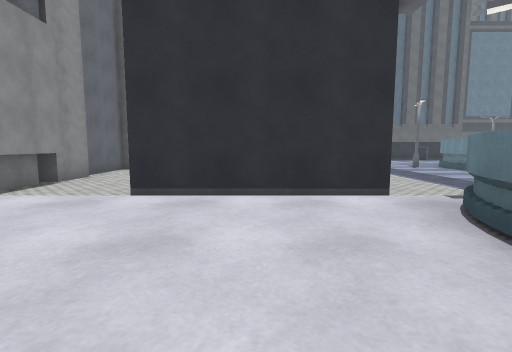
view 1 (above)

24 first-person views from a walk through a Unity game level. The camera is 1.4 m above the floor, tilts 6° down and sees 85° across. The floor is counted in squares, 2 m on a side. Each view is taken from the middle of a square. On the plan, view 1 faces up. The plan holds only what a view shows up to about 9 squares ahead; the rest is blank. The place goes on beyond the plan. The player is left out. Surface patterns are stand-ins for the level's own textures.

view 2
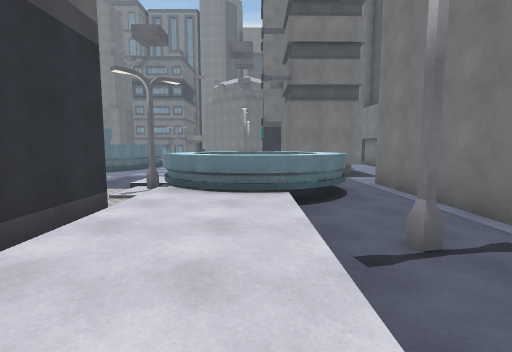

view 3
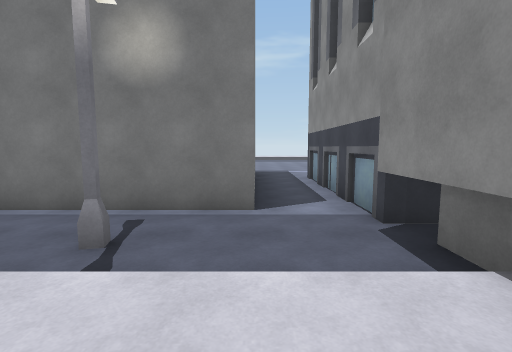

view 4
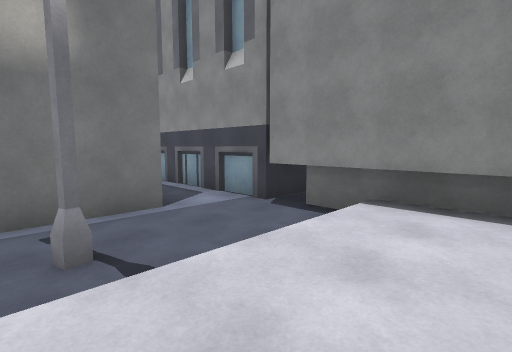

view 5
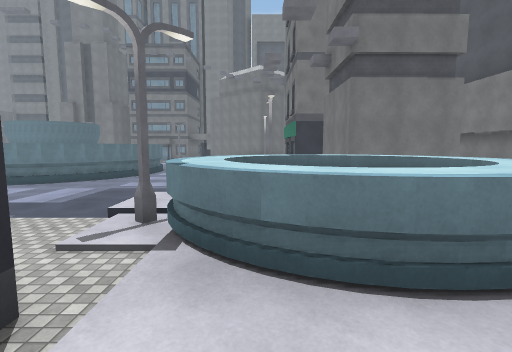

view 6
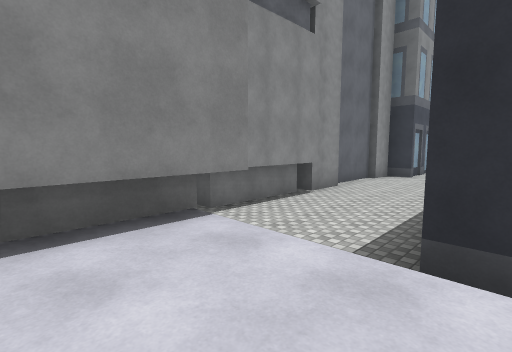

view 7
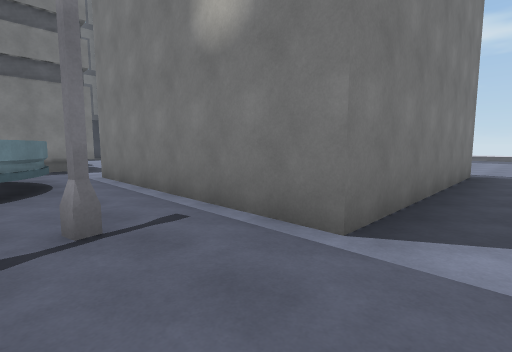

view 8
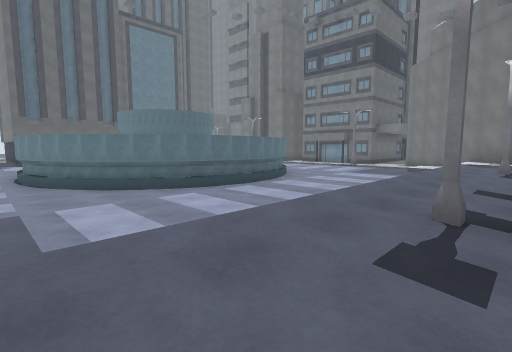

view 9
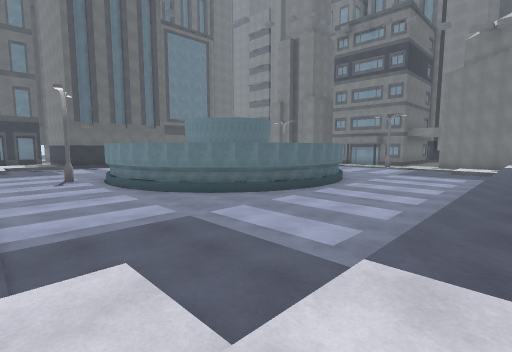

view 10
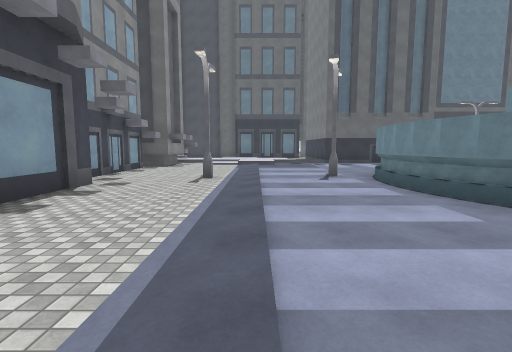

view 11
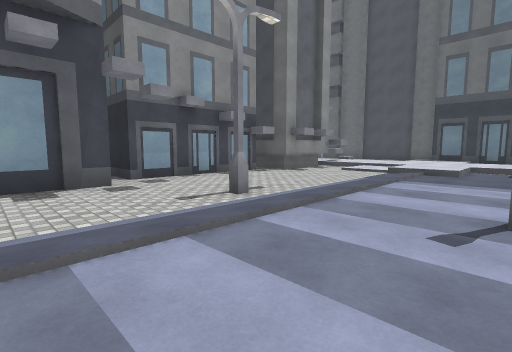

view 12
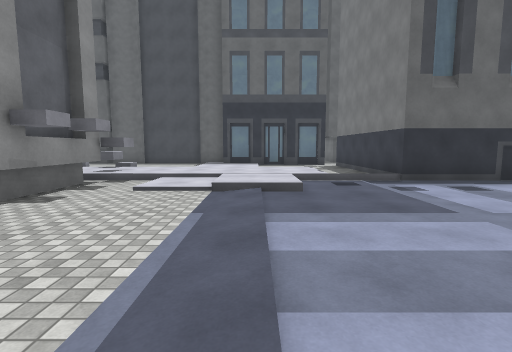

view 13
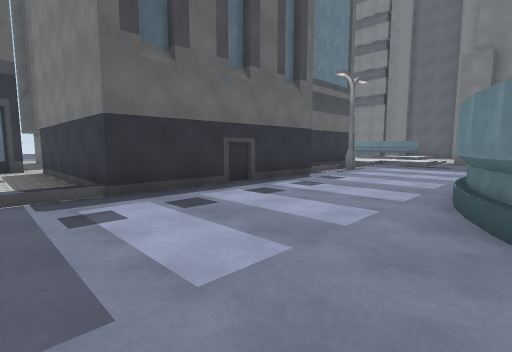

view 14
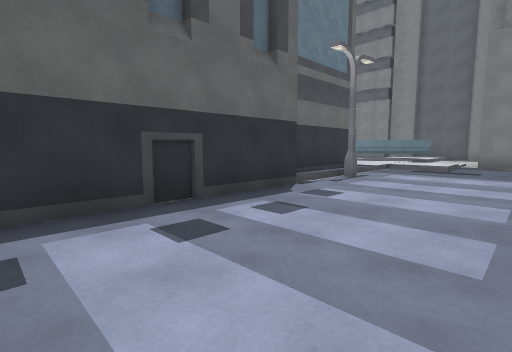

view 15
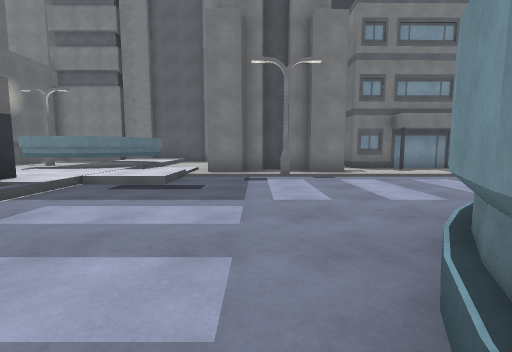

view 16
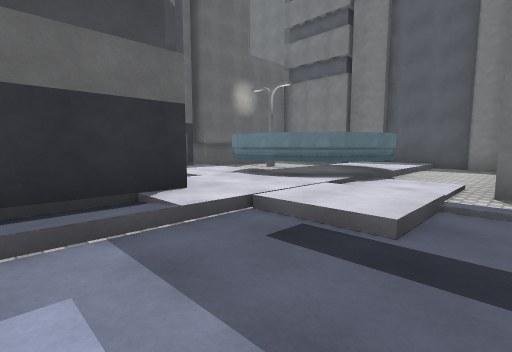

view 17
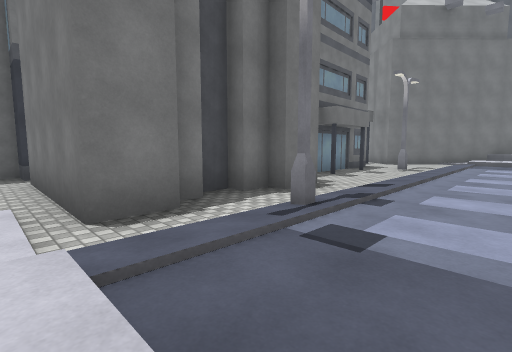

view 18
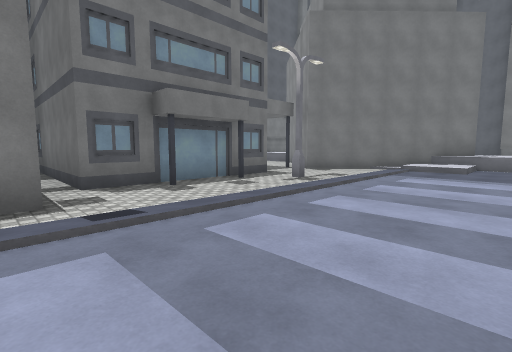

view 19
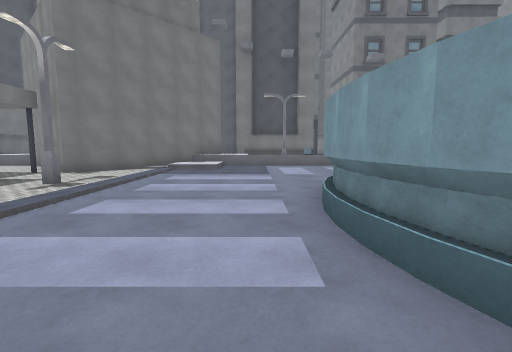

view 20
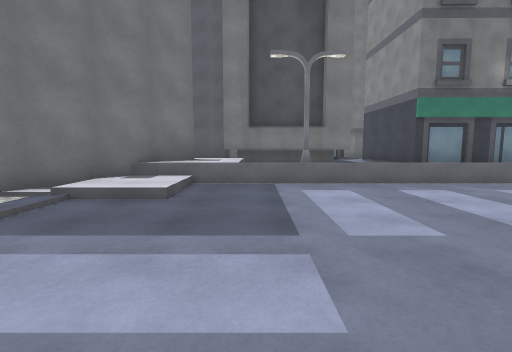

view 21
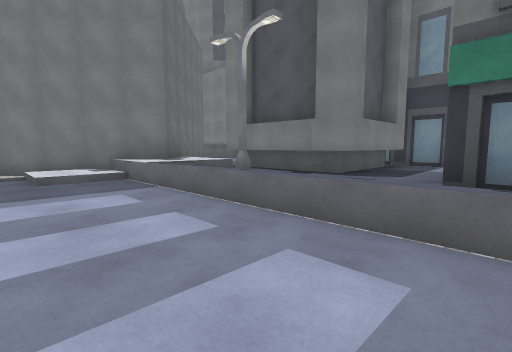

view 22
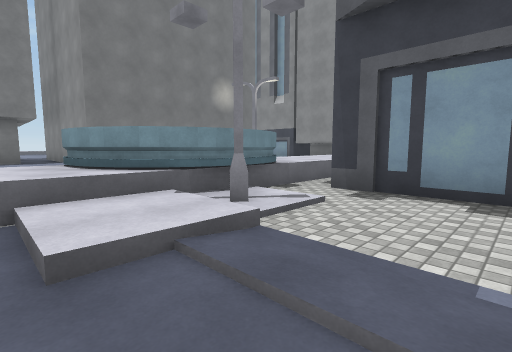

view 23
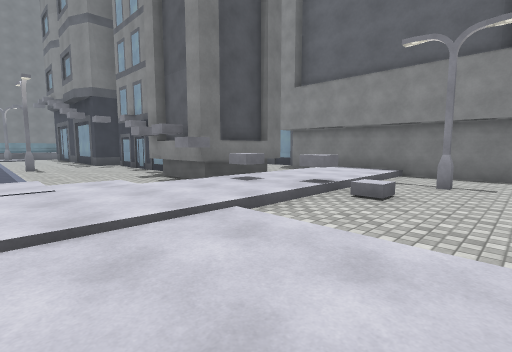

view 24
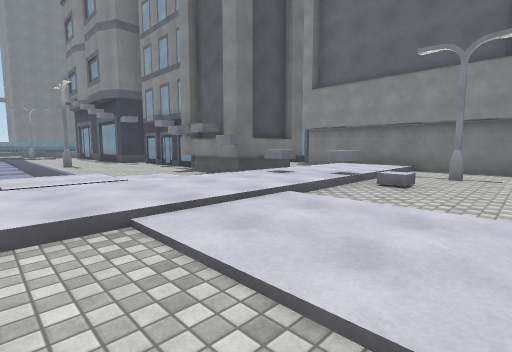

### Floor plan
Key: @ floor where view 1 was taken; # wall or solid block; . main floor; : floor 0.25 m higher than the main floor; + floor 0.5 m higher than the main floor; * floor 0.75 m higher than the main floor; / step, stairs or slope; ^ raised ledge; B building; F fountain; O other object.
Columns run from 6 left of view 1 to 27 right of it. Each row starts with its distance up from view 1.
 23    .....././..##          ..
 22    #.#..././...#          ..
 21    #..././//...#          .F
 20    #:::^:::::..#     ###::F   ::
 19    #:::^:::::..#####....:::F  :::
 18    #.B###//:/........#../:/.F....#
 17      B #.//:/.........../://.....#
 16        B.../...............####.##
 15        #.../................#
 14        #.../....#####.....#.#
 13        #.../...     ##.....B
 12       ##..#/.O#      ##......
 11       ...../..#       #.....B
 10  ...   #.../..#       #......
  9  ...   #.../..##      #......
  8  #..    .../...##     .....#.
  7  #...    ../....##### ........
  6  #...  #.../..................
  5 ##...  #.../................##
  4 #B...###B/O:/.........../:/##
  3   #......FF:/.........../:##
  2   #*****FFF**+++++++++++*##
  1   #*****F FF*:::B:::::::*##
  0   #:::@:FFF:BBB ###::B##B #
 -1 BBB:::O::F:::      ::##
 -2   #:#BBBBB#::      ::#
 -3   #:B     B         ::
 -4   #:B     B:        ##
 -5   #:B     B#  ##
 -6   #:B
 -7    :B
 -8    :#
 -9    ::
-10    ::

Positions as (right, up) in squares from view 1, and headings:
1: (0, 0), facing up
2: (-3, 1), facing right
3: (-2, 2), facing down
4: (0, 2), facing down-left
5: (0, 2), facing right
6: (-1, 1), facing up-left
7: (-3, 0), facing down-right
8: (7, 1), facing up-right
9: (5, 2), facing up-right
10: (5, 5), facing up
11: (7, 9), facing up-left
12: (5, 12), facing up
13: (7, 14), facing up-right
14: (9, 15), facing up-right
15: (13, 15), facing right
16: (16, 16), facing up-right
17: (18, 17), facing down-right
18: (17, 13), facing down-right
19: (17, 13), facing down
20: (17, 8), facing down
21: (12, 5), facing down-right
22: (6, 6), facing down-left
23: (5, 23), facing down-left
24: (6, 23), facing down-left
